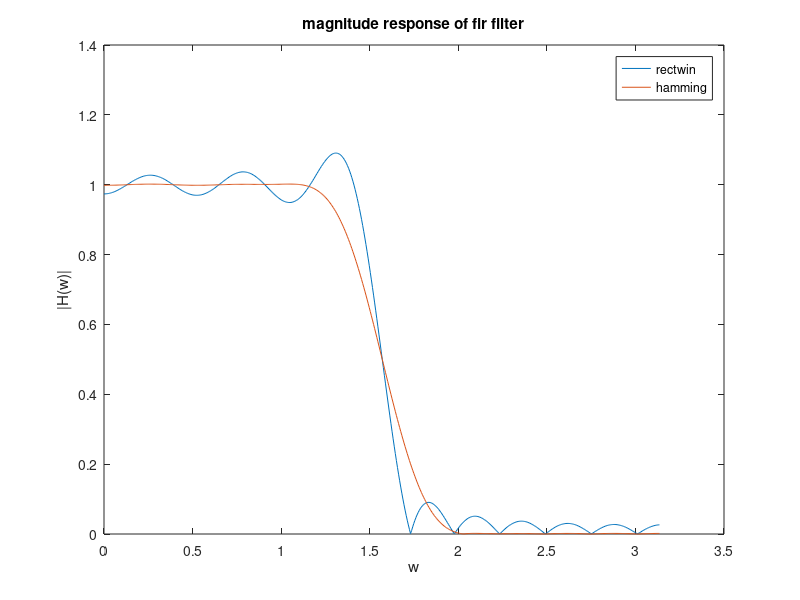

MATLAB code to generate this figure:
%% EXPERIMENT 09: Design and implementation of FIR filter to meet given specifications.
%%
% NAME: SANJANA MUNDHARIKAR
% PRN: 17070123087
% BATCH:EB2
%% SOURCE CODE
clc; clear all; close all;
w=pi/2;
N=25;
a=(N-1)/2;
Wr=rectwin(N);
Wh=hamming(N);
for n=0:N-1
if(n~=a)
hd(n+1)=sin((n-a)*w)/(pi*(n-a));
else
hd(n+1)=w/pi;
end
end
hr=hd.*Wr';
hh=hd.*Wh';
[h1,w1]=freqz(hr);
[h2,w2]=freqz(hh);
plot(w1,abs(h1));
hold on;
plot(w2,abs(h2));
xlabel('w')
ylabel('|H(w)|');
title('magnitude response of fir filter');
legend('rectwin','hamming');
%% CONCLUSION-
% Steps to design FIR filter
%
% 1. calculate hd(w).
%
% 2. calculate hd(n) from hd(w) by taking IFT from given cutoff frequency.
%
% 3. multiply hd(n) with w(n) to get h(n).
%
% 4. calculate H(z) and realise the filter
% 
% FIR filter has been designed using Hamming window function and Rectangular
% window. Window function is simple in operation and provides greater flexibility in digital signal
% processing applications. 
% FIR filter design by using Hamming window is better as it is stable as
% compared to Rectangular window technique and ripples in pass band are less in hamming as compared
% to Rectangular window.
